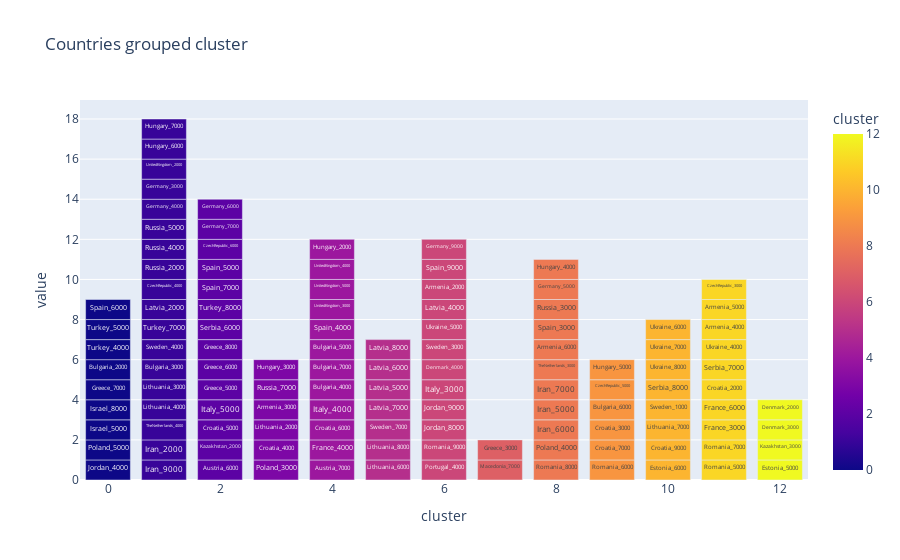
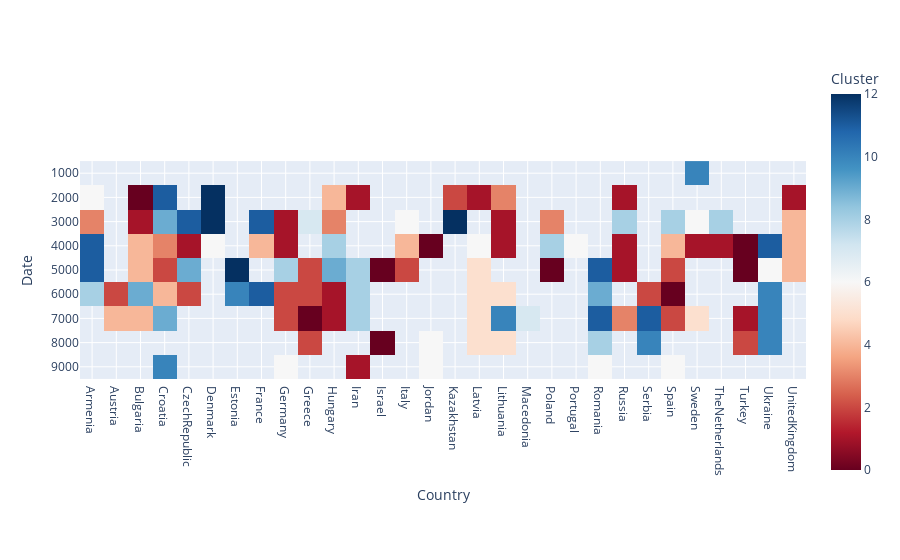

Here is the notebook cell these charts were saved with, in order:
### Code cell
import plotly.express as px

# Load the example flights dataset and convert to long-form
# dic to df
def clusterplotting():
    df3 = pd.DataFrame.from_dict(country_labels_S, orient='index', columns=['cluster'])
    df3.reset_index(inplace=True)
    df3.rename(columns={'index': 'countrydate'}, inplace=True)
    df3['country'] = df3['countrydate'].str.split('_').str[0]
    df3['date'] = df3['countrydate'].str.split('_').str[1]
    df3['value'] = 1
# Pivot the data and create the heatmap
    clusters = df3.pivot(index='date', columns='country', values='cluster')

    fig = px.bar(df3, x='cluster', y='value', color='cluster',
             title='Countries grouped cluster', text='countrydate')
    fig.show()
    fig = px.imshow(clusters, labels=dict(
    x="Country", y="Date", color="Cluster"), )
    fig.show()

clusterplotting()

### Figure 1 — Plotly figure (JSON) as saved in the notebook; plotly's stock layout.template omitted (floating-point values rounded to 4 significant figures)
{"data": [{"alignmentgroup": "True", "hovertemplate": "cluster=%{marker.color}<br>value=%{y}<br>countrydate=%{text}<extra></extra>", "legendgroup": "", "marker": {"color": [7, 6, 10, 12, 4, 2, 9, 11, 11, 6, 8, 4, 11, 11, 2, 12, 0, 6, 6, 0, 8, 3, 0, 0, 1, 1, 8, 8, 8, 3, 11, 9, 4, 9, 10, 2, 4, 2, 8, 6, 1, 0, 2, 2, 2, 7, 5, 10, 1, 1, 5, 3, 12, 6, 12, 4, 9, 1, 4, 4, 0, 1, 6, 5, 10, 11, 2, 10, 2, 0, 0, 1, 10, 10, 11, 6, 10, 5, 5, 5, 5, 6, 1, 8, 11, 11, 3, 6, 4, 8, 2, 2, 0, 6, 1, 2, 9, 11, 3, 1, 8, 1, 1, 6, 1, 2, 2, 1, 8, 4, 4, 4, 1, 3, 8, 1, 9, 1, 4], "coloraxis": "coloraxis", "pattern": {"shape": ""}}, "name": "", "offsetgroup": "", "orientation": "v", "showlegend": false, "text": ["Macedonia_7000", "Portugal_4000", "Estonia_6000", "Estonia_5000", "Austria_7000", "Austria_6000", "Romania_6000", "Romania_5000", "Romania_7000", "Romania_9000", "Romania_8000", "France_4000", "France_3000", "France_6000", "Kazakhstan_2000", "Kazakhstan_3000", "Jordan_4000", "Jordan_8000", "Jordan_9000", "Poland_5000", "Poland_4000", "Poland_3000", "Israel_5000", "Israel_8000", "Iran_9000", "Iran_2000", "Iran_6000", "Iran_5000", "Iran_7000", "Croatia_4000", "Croatia_2000", "Croatia_7000", "Croatia_6000", "Croatia_3000", "Croatia_9000", "Croatia_5000", "Italy_4000", "Italy_5000", "TheNetherlands_3000", "Italy_3000", "TheNetherlands_4000", "Greece_7000", "Greece_5000", "Greece_6000", "Greece_8000", "Greece_3000", "Lithuania_6000", "Lithuania_7000", "Lithuania_4000", "Lithuania_3000", "Lithuania_8000", "Lithuania_2000", "Denmark_3000", "Denmark_4000", "Denmark_2000", "Bulgaria_4000", "Bulgaria_6000", "Bulgaria_3000", "Bulgaria_7000", "Bulgaria_5000", "Bulgaria_2000", "Sweden_4000", "Sweden_3000", "Sweden_7000", "Sweden_1000", "Serbia_7000", "Serbia_6000", "Serbia_8000", "Turkey_8000", "Turkey_4000", "Turkey_5000", "Turkey_7000", "Ukraine_8000", "Ukraine_7000", "Ukraine_4000", "Ukraine_5000", "Ukraine_6000", "Latvia_7000", "Latvia_5000", "Latvia_6000", "Latvia_8000", "Latvia_4000", "Latvia_2000", "Armenia_6000", "Armenia_4000", "Armenia_5000", "Armenia_3000", "Armenia_2000", "Spain_4000", "Spain_3000", "Spain_7000", "Spain_5000", "Spain_6000", "Spain_9000", "CzechRepublic_4000", "CzechRepublic_6000", "CzechRepublic_5000", "CzechRepublic_3000", "Russia_7000", "Russia_2000", "Russia_3000", "Russia_4000", "Russia_5000", "Germany_9000", "Germany_4000", "Germany_7000", "Germany_6000", "Germany_3000", "Germany_5000", "UnitedKingdom_3000", "UnitedKingdom_5000", "UnitedKingdom_4000", "UnitedKingdom_2000", "Hungary_3000", "Hungary_4000", "Hungary_6000", "Hungary_5000", "Hungary_7000", "Hungary_2000"], "textposition": "auto", "type": "bar", "x": [7, 6, 10, 12, 4, 2, 9, 11, 11, 6, 8, 4, 11, 11, 2, 12, 0, 6, 6, 0, 8, 3, 0, 0, 1, 1, 8, 8, 8, 3, 11, 9, 4, 9, 10, 2, 4, 2, 8, 6, 1, 0, 2, 2, 2, 7, 5, 10, 1, 1, 5, 3, 12, 6, 12, 4, 9, 1, 4, 4, 0, 1, 6, 5, 10, 11, 2, 10, 2, 0, 0, 1, 10, 10, 11, 6, 10, 5, 5, 5, 5, 6, 1, 8, 11, 11, 3, 6, 4, 8, 2, 2, 0, 6, 1, 2, 9, 11, 3, 1, 8, 1, 1, 6, 1, 2, 2, 1, 8, 4, 4, 4, 1, 3, 8, 1, 9, 1, 4], "xaxis": "x", "y": [1, 1, 1, 1, 1, 1, 1, 1, 1, 1, 1, 1, 1, 1, 1, 1, 1, 1, 1, 1, 1, 1, 1, 1, 1, 1, 1, 1, 1, 1, 1, 1, 1, 1, 1, 1, 1, 1, 1, 1, 1, 1, 1, 1, 1, 1, 1, 1, 1, 1, 1, 1, 1, 1, 1, 1, 1, 1, 1, 1, 1, 1, 1, 1, 1, 1, 1, 1, 1, 1, 1, 1, 1, 1, 1, 1, 1, 1, 1, 1, 1, 1, 1, 1, 1, 1, 1, 1, 1, 1, 1, 1, 1, 1, 1, 1, 1, 1, 1, 1, 1, 1, 1, 1, 1, 1, 1, 1, 1, 1, 1, 1, 1, 1, 1, 1, 1, 1, 1], "yaxis": "y"}], "layout": {"barmode": "relative", "coloraxis": {"colorbar": {"title": {"text": "cluster"}}, "colorscale": [[0, "#0d0887"], [0.1111, "#46039f"], [0.2222, "#7201a8"], [0.3333, "#9c179e"], [0.4444, "#bd3786"], [0.5556, "#d8576b"], [0.6667, "#ed7953"], [0.7778, "#fb9f3a"], [0.8889, "#fdca26"], [1, "#f0f921"]]}, "legend": {"tracegroupgap": 0}, "title": {"text": "Countries grouped cluster"}, "xaxis": {"anchor": "y", "domain": [0, 1], "title": {"text": "cluster"}}, "yaxis": {"anchor": "x", "domain": [0, 1], "title": {"text": "value"}}}}

### Figure 2 — Plotly figure (JSON) as saved in the notebook; plotly's stock layout.template omitted (floating-point values rounded to 4 significant figures; data arrays with more than 128 entries replaced by an {"elided": "..."} marker saying what was removed)
{"data": [{"coloraxis": "coloraxis", "hovertemplate": "Country: %{x}<br>Date: %{y}<br>Cluster: %{z}<extra></extra>", "name": "0", "type": "heatmap", "x": ["Armenia", "Austria", "Bulgaria", "Croatia", "CzechRepublic", "Denmark", "Estonia", "France", "Germany", "Greece", "Hungary", "Iran", "Israel", "Italy", "Jordan", "Kazakhstan", "Latvia", "Lithuania", "Macedonia", "Poland", "Portugal", "Romania", "Russia", "Serbia", "Spain", "Sweden", "TheNetherlands", "Turkey", "Ukraine", "UnitedKingdom"], "xaxis": "x", "y": ["1000", "2000", "3000", "4000", "5000", "6000", "7000", "8000", "9000"], "yaxis": "y", "z": {"elided": "9x30 int values"}}], "layout": {"coloraxis": {"colorbar": {"title": {"text": "Cluster"}}, "colorscale": [[0, "rgb(103,0,31)"], [0.1, "rgb(178,24,43)"], [0.2, "rgb(214,96,77)"], [0.3, "rgb(244,165,130)"], [0.4, "rgb(253,219,199)"], [0.5, "rgb(247,247,247)"], [0.6, "rgb(209,229,240)"], [0.7, "rgb(146,197,222)"], [0.8, "rgb(67,147,195)"], [0.9, "rgb(33,102,172)"], [1, "rgb(5,48,97)"]]}, "margin": {"t": 60}, "xaxis": {"anchor": "y", "constrain": "domain", "domain": [0, 1], "scaleanchor": "y", "title": {"text": "Country"}}, "yaxis": {"anchor": "x", "autorange": "reversed", "constrain": "domain", "domain": [0, 1], "title": {"text": "Date"}}}}
